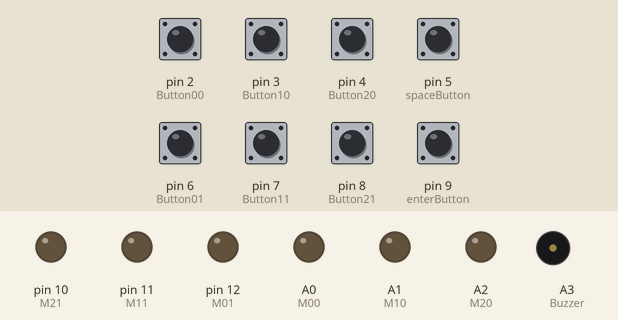
This sketch was run on a simulated Arduino Uno, built with avr-gcc and run on an emulated ATmega328P. Parts: output pins drawn as LEDs (lit = HIGH), buzzer (waves = sounding, pin HIGH). The test bench sets the inputs (shaded band); at power-on: pin 2 (Button00), pin 3 (Button10), pin 4 (Button20), pin 5 (spaceButton), pin 6 (Button01), pin 7 (Button11), pin 8 (Button21), pin 9 (enterButton) LOW. What the sketch prints to the serial monitor is not drawn.

Above: at 1.6 s.
1.7 s: pin 5 (spaceButton) pulled HIGH for 1 s
At 2.61 s:
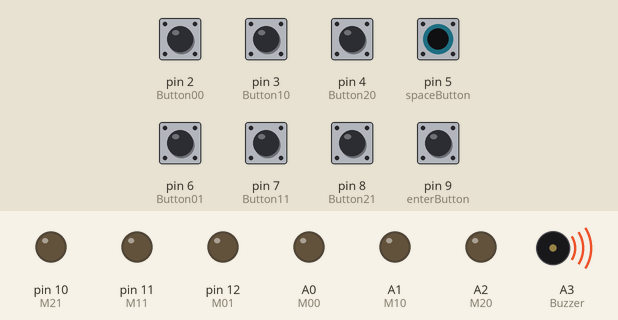
4.2 s: pin 2 (Button00) pulled HIGH for 0.15 s
At 5.4 s:
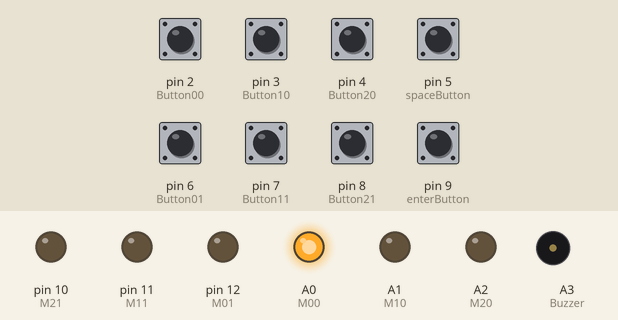
5.8 s: pin 9 (enterButton) pulled HIGH for 0.15 s
At 7.2 s:
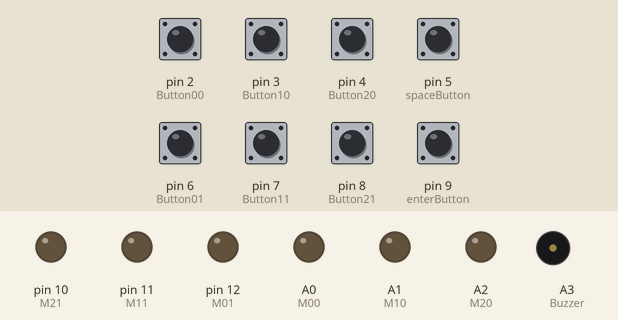
7.4 s: pin 3 (Button10) pulled HIGH for 0.15 s
At 8.1 s:
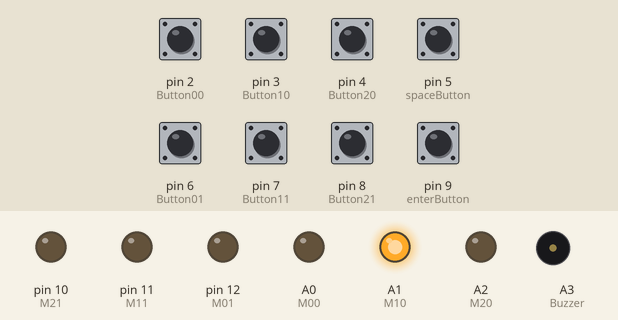
9.0 s: pin 4 (Button20) pulled HIGH for 0.15 s
At 9.3 s:
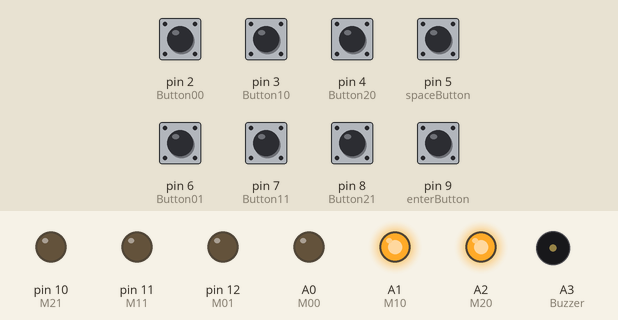
10.6 s: pin 6 (Button01) pulled HIGH for 0.15 s
At 11.7 s:
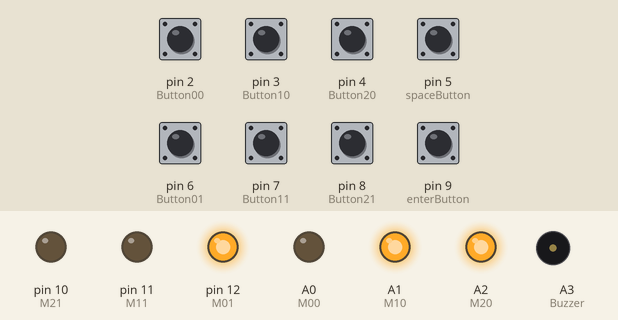
Timing chart, 0 to 13.2 s (numbered marks = the images above; inputs shaded):
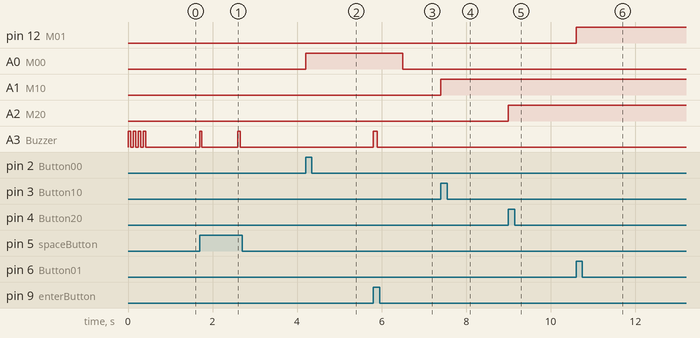

The sketch:

Hardware.ino
```cpp
// Data Structure
bool data[6];

// LED Pins
int M00 = A0;
int M01 = 12;
int M10 = A1;
int M11 = 11;
int M20 = A2;
int M21 = 10;

// Button Pins
int Button00 = 2;
int Button01 = 6;
int Button10 = 3;
int Button11 = 7;
int Button20 = 4;
int Button21 = 8;
// Special buttons
int enterButton = 9;
int spaceButton = 5;

// Buzzer Pin
int Buzzer = A3;

// Stores all the alphabet characters
char englishCharacters[27] = {'A', 'B', 'C', 'D', 'E', 'F', 'G', 'H', 'I', 'J', 'K', 'L', 'M', 'N', 'O', 'P', 'Q', 'R', 'S', 'T', 'U', 'V', 'W', 'X', 'Y', 'Z', '#'};

// Stores boolean interpretation of alphabets
bool boolCharacters[27][6] = {{1, 0, 0, 0, 0, 0},  //A
                              {1, 0, 1, 0, 0, 0},  //B
                              {1, 1, 0, 0, 0, 0},  //C
                              {1, 1, 0, 1, 0, 0},  //D
                              {1, 0, 0, 1, 0, 0},  //E
                              {1, 1, 1, 0, 0, 0},  //F
                              {1, 1, 1, 1, 0, 0},  //G
                              {1, 0, 1, 1, 0, 0},  //H
                              {0, 1, 1, 0, 0, 0},  //I
                              {0, 1, 1, 1, 0, 0},  //J
                              {1, 0, 0, 0, 1, 0},  //K
                              {1, 0, 1, 0, 1, 0},  //L
                              {1, 1, 0, 0, 1, 0},  //M
                              {1, 1, 0, 1, 1, 0},  //N
                              {1, 0, 0, 1, 1, 0},  //O
                              {1, 1, 1, 0, 1, 0},  //P
                              {1, 1, 1, 1, 1, 0},  //Q
                              {1, 0, 1, 1, 1, 0},  //R
                              {0, 1, 1, 0, 1, 0},  //S
                              {0, 1, 1, 1, 1, 0},  //T
                              {1, 0, 0, 0, 1, 1},  //U
                              {1, 0, 1, 0, 1, 1},  //V
                              {0, 1, 1, 1, 0, 1},  //W
                              {1, 1, 0, 0, 1, 1},  //X
                              {1, 1, 0, 1, 1, 1},  //Y
                              {1, 0, 0, 1, 1, 1},  //Z
                              {0, 1, 0, 1, 1, 1},  //#
                             };

// Resets the data array
void resetData(void){
  data[0] = 0;
  data[1] = 0;
  data[2] = 0;
  data[3] = 0;
  data[4] = 0;
  data[5] = 0;
}

// Read buttons
void readData(void){
  bool temp = 0;
  temp = digitalRead(Button00);
  if(temp == 1){
    data[0] = 1;
    temp = 0;
  }
  temp = digitalRead(Button01);
  if(temp == 1){
    data[1] = 1;
    temp = 0;
  }
  temp = digitalRead(Button10);
  if(temp == 1){
    data[2] = 1;
    temp = 0;
  }
  temp = digitalRead(Button11);
  if(temp == 1){
    data[3] = 1;
    temp = 0;
  }
  temp = digitalRead(Button20);
  if(temp == 1){
    data[4] = 1;
    temp = 0;
  }
  temp = digitalRead(Button21);
  if(temp == 1){
    data[5] = 1;
    temp = 0;
  }
}

// Control Leds
void turnLed(void){
  digitalWrite(M00, data[0]);
  digitalWrite(M01, data[1]);
  digitalWrite(M10, data[2]);
  digitalWrite(M11, data[3]);
  digitalWrite(M20, data[4]);
  digitalWrite(M21, data[5]);
}

// Reset LEDs
void resetLed(void){
  resetData();
  turnLed();
}

// Compares for valid input
bool compare(int j){
  for (int i = 0; i < 6; i++) {
    if(data[i] != boolCharacters[j][i]){
      return(0);
    }
  }
  return(1);
}

// Finds character
int findCharacter(void){
  for (int i = 0; i < 27; i++) {
    if(compare(i)){
      return(i);
    }
  }
  return(-1);
}

// Assigns Data a value of a character
void assignData(bool character[6]){
  for(int i = 0;i<6;i++){
    data[i] = character[i];
  }
}

// Show character
void showCharacter(char t){
  resetLed();
  int temp = 0;
  for(int i = 0;i<27;i++){
    if(t == englishCharacters[i]){
      temp = i;
    }
  }
  assignData(boolCharacters[temp]);
  turnLed();
}

// Beep buzzer
void beep(int n, int t){
  for(int i = 0;i < n;i++){
    digitalWrite(Buzzer, HIGH);
    delay(t);
    digitalWrite(Buzzer, LOW);
    delay(t);
  }
}

// Runs once on startup/reset
void setup(void) {
  // Initialising Pins
  pinMode(M00, OUTPUT);
  pinMode(M01, OUTPUT);
  pinMode(M10, OUTPUT);
  pinMode(M11, OUTPUT);
  pinMode(M20, OUTPUT);
  pinMode(M21, OUTPUT);
  pinMode(Buzzer, OUTPUT);
  pinMode(Button00, INPUT);
  pinMode(Button01, INPUT);
  pinMode(Button10, INPUT);
  pinMode(Button11, INPUT);
  pinMode(Button20, INPUT);
  pinMode(Button21, INPUT);
  pinMode(enterButton, INPUT);
  pinMode(spaceButton, INPUT);
  resetData();

  // Initialising serial comm
  Serial.begin(9600);

  // Starting beep
  beep(4, 60);
}

// Runs in infinite loop
void loop(void) {
  if(Serial.available()){
    String text;
    int n = 0;
    text = Serial.readStringUntil('\n');
    for(int i = 0;i<text.length()-1;i++){
      showCharacter(text[i]);
      while(digitalRead(enterButton) != 1);
      delay(500);
      beep(1, 50);
    }
    beep(1, 1000);
    resetLed();
  }
  else{
    readData();
    turnLed();
    if(digitalRead(enterButton)){
      int temp = findCharacter();
      if(temp != -1){
        Serial.print(englishCharacters[temp]);
      }
      beep(1, 100);
      resetData();
      delay(500);
    }
    if(digitalRead(spaceButton)){
      Serial.print(' ');
      resetData();
      beep(1, 50);
      delay(800);
    }
  }
}
```

Measured:
- after the input at 1.7 s, A3 (Buzzer): alternates HIGH for 0.05 s and LOW for 0.85 s, starting at once
- after the input at 4.2 s, A0 (M00): LOW → HIGH at once
- after the input at 5.8 s, A0 (M00): HIGH → LOW after 0.70 s; A3 (Buzzer): LOW → HIGH at once, → LOW 0.10 s later
- after the input at 7.4 s, A1 (M10): LOW → HIGH at once
- after the input at 9.0 s, A2 (M20): LOW → HIGH at once
- after the input at 10.6 s, pin 12 (M01): LOW → HIGH at once
